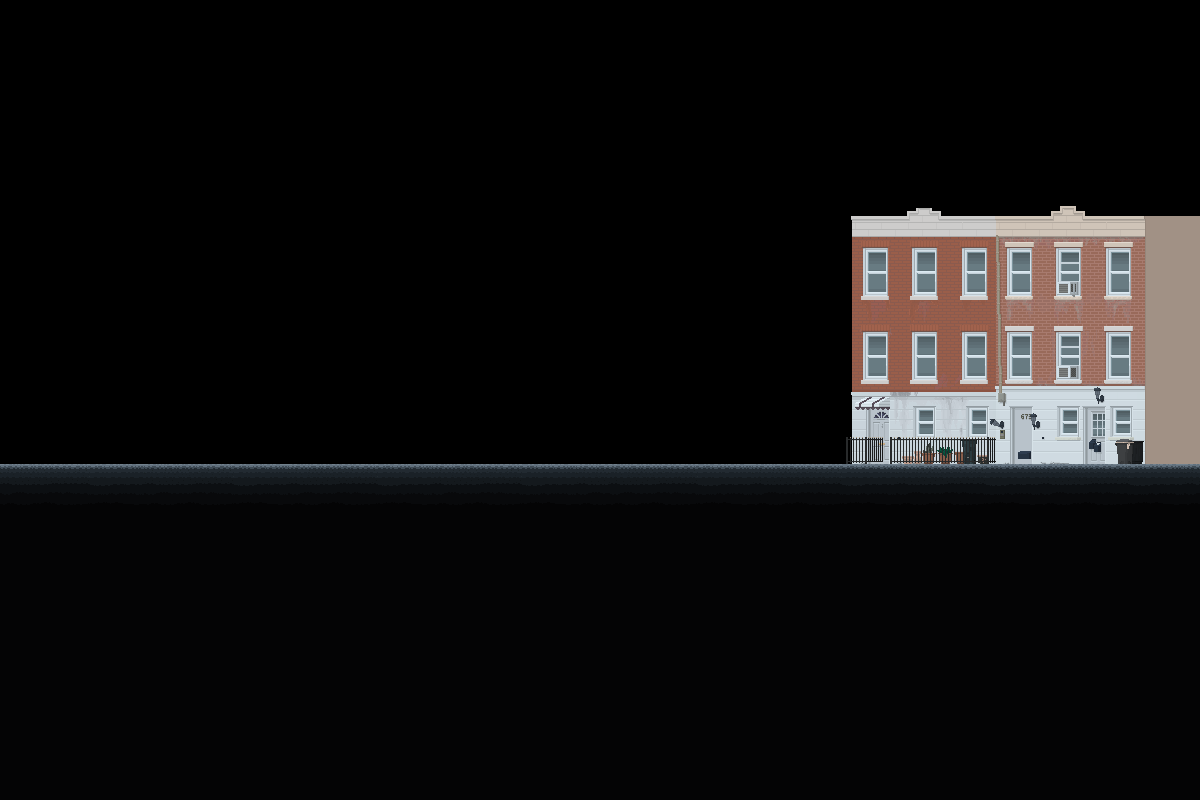

Rendered tile map (Tiled .tmx) drawn with the repository's tilesets; below, a short description and the map source with its tile grids summarised:
An orthogonal 75x50 tile map with 16x16 px tiles, 5 tile layers (bg1, bg2, ground, objects, ...) and 4 objects (2x 1, room1_1).

<map version="1.0" orientation="orthogonal" renderorder="right-down" width="75" height="50" tilewidth="16" tileheight="16" nextobjectid="6">
 <properties>
  <property name="ambient" value="DAYNIGHT" />
  <property name="bg" value="main" />
  <property name="bgm day" value="Misdirection" />
  <property name="bgm night" value="Midnight Waves" />
  <property name="name" value="Tha Hood" />
  <property name="next" value="Residential District N" />
  <property name="prevWarp" value="2" />
  <property name="previous" value="Under a Bridge" />
  <property name="spawners" value="false" />
 </properties>
 <tileset firstgid="1" name="Tiledtest" tilewidth="16" tileheight="16" tilecount="7200">
  <image source="tilesets/residential.png" width="1152" height="1608" />
  <tile id="0">
   <properties>
    <property name="type" value="concrete" />
   </properties>
  </tile>
  <tile id="1">
   <properties>
    <property name="type" value="concrete" />
   </properties>
  </tile>
  <tile id="2">
   <properties>
    <property name="type" value="concrete" />
   </properties>
  </tile>
  <tile id="3">
   <properties>
    <property name="type" value="concrete" />
   </properties>
  </tile>
  <tile id="4">
   <properties>
    <property name="type" value="concrete" />
   </properties>
  </tile>
  <tile id="5">
   <properties>
    <property name="type" value="concrete" />
   </properties>
  </tile>
  <tile id="6">
   <properties>
    <property name="type" value="concrete" />
   </properties>
  </tile>
  <tile id="7">
   <properties>
    <property name="type" value="concrete" />
   </properties>
  </tile>
  <tile id="8">
   <properties>
    <property name="type" value="concrete" />
   </properties>
  </tile>
  <tile id="72">
   <properties>
    <property name="type" value="concrete" />
   </properties>
  </tile>
  <tile id="73">
   <properties>
    <property name="type" value="concrete" />
   </properties>
  </tile>
  <tile id="74">
   <properties>
    <property name="type" value="concrete" />
   </properties>
  </tile>
  <tile id="75">
   <properties>
    <property name="type" value="concrete" />
   </properties>
  </tile>
  <tile id="76">
   <properties>
    <property name="type" value="concrete" />
   </properties>
  </tile>
  <tile id="77">
   <properties>
    <property name="type" value="concrete" />
   </properties>
  </tile>
  <tile id="78">
   <properties>
    <property name="type" value="concrete" />
   </properties>
  </tile>
  <tile id="79">
   <properties>
    <property name="type" value="concrete" />
   </properties>
  </tile>
  <tile id="80">
   <properties>
    <property name="type" value="concrete" />
   </properties>
  </tile>
  <tile id="144">
   <properties>
    <property name="type" value="concrete" />
   </properties>
  </tile>
  <tile id="145">
   <properties>
    <property name="type" value="concrete" />
   </properties>
  </tile>
  <tile id="146">
   <properties>
    <property name="type" value="concrete" />
   </properties>
  </tile>
  <tile id="147">
   <properties>
    <property name="type" value="concrete" />
   </properties>
  </tile>
  <tile id="148">
   <properties>
    <property name="type" value="concrete" />
   </properties>
  </tile>
  <tile id="149">
   <properties>
    <property name="type" value="concrete" />
   </properties>
  </tile>
  <tile id="150">
   <properties>
    <property name="type" value="concrete" />
   </properties>
  </tile>
  <tile id="151">
   <properties>
    <property name="type" value="concrete" />
   </properties>
  </tile>
  <tile id="152">
   <properties>
    <property name="type" value="concrete" />
   </properties>
  </tile>
 </tileset>
 <layer name="bg1" width="75" height="50">
  <data>[3750 cells, 348 non-empty, 348 distinct tile ids]</data>
 </layer>
 <layer name="bg2" width="75" height="50">
  <data>[3750 cells, 64 non-empty, 64 distinct tile ids]</data>
 </layer>
 <layer name="ground" width="75" height="50">
  <data>[3750 cells, 1575 non-empty, 54 distinct tile ids]</data>
 </layer>
 <layer name="objects" width="75" height="50">
  <data>[3750 cells, 0 non-empty, 0 distinct tile ids]</data>
 </layer>
 <layer name="fg" width="75" height="50">
  <data>[3750 cells, 0 non-empty, 0 distinct tile ids]</data>
 </layer>
 <objectgroup name="entities">
  <object id="1" name="room1_1" x="804" y="392" width="37" height="73">
   <properties>
    <property name="ID" value="2" />
    <property name="next" value="Church" />
    <property name="nextWarp" value="1" />
    <property name="warp" value="" />
   </properties>
  </object>
  <object id="2" x="604" y="448" width="16" height="16">
   <properties>
    <property name="spawn" value="" />
   </properties>
  </object>
  <object id="3" name="1" x="672" y="448" width="16" height="16">
   <properties>
    <property name="ID" value="28" />
    <property name="NPC" value="hippie" />
    <property name="layer" value="front" />
    <property name="name" value="Sasha" />
    <property name="script" value="generic_1" />
    <property name="state" value="faceplayer" />
   </properties>
  </object>
  <object id="4" name="1" x="720" y="448" width="16" height="16">
   <properties>
    <property name="ID" value="13" />
    <property name="NPC" value="villain3" />
    <property name="attackScript" value="discoResponse" />
    <property name="layer" value="front" />
    <property name="name" value="Disco" />
    <property name="nickname" value="Doctor Disco" />
    <property name="script" value="disco" />
    <property name="state" value="faceplayer" />
   </properties>
  </object>
 </objectgroup>
</map>
